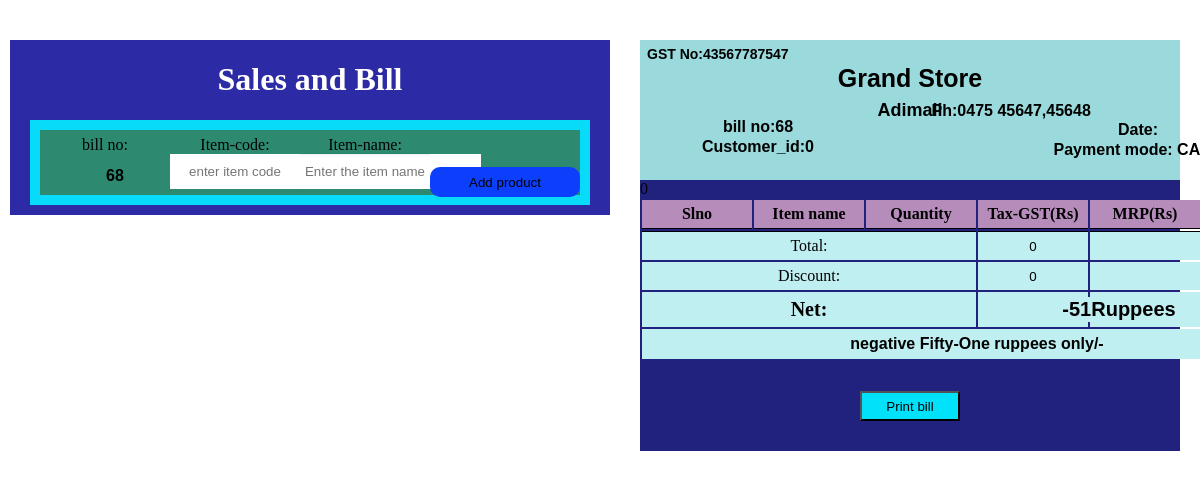
Page /salesandbill.php on the committed database.
### tables this page shows
CREATE TABLE `sales_and_bill` (
  `temp` int(255) NOT NULL,
  `bill_no` int(20) NOT NULL,
  `item_code` int(20) NOT NULL,
  `day` date NOT NULL,
  `item_name` varchar(20) NOT NULL,
  `item_quantity` int(50) NOT NULL,
  `discount` float NOT NULL DEFAULT 0,
  `taxpercentage` float NOT NULL,
  `taxamount` float NOT NULL,
  `mrp` decimal(10,0) NOT NULL,
  `rate` decimal(10,0) NOT NULL,
  `amount` decimal(10,0) NOT NULL,
  `unit` varchar(5) NOT NULL,
  `customer_id` int(255) DEFAULT 0
);

CREATE TABLE `discount` (
  `bill_no` int(11) NOT NULL,
  `day` date NOT NULL,
  `discount` int(11) NOT NULL DEFAULT 0,
  `discount_given` int(11) NOT NULL
);

### salesandbill.php (the view, shortened to what this page needs)
<?php
$day=$_SESSION['day'];
include('connection.php');
	$s="SELECT * FROM sales_and_bill ORDER BY bill_no DESC LIMIT 1";
	$se=mysqli_query($connection,$s);
	$seq=mysqli_fetch_assoc($se);
	$billno=$seq['bill_no'];
$tot="SELECT SUM(amount) AS sum FROM sales_and_bill WHERE day='$day' AND bill_no='$billno';";
$totex=mysqli_query($connection,$tot);
$totexq=mysqli_fetch_assoc($totex);
$temp=$totexq['sum'];
$temp=round($temp,2);
$t11="SELECT SUM(taxamount) AS tax11 FROM sales_and_bill where day='$day' AND bill_no='$billno';";
$m11="SELECT SUM(mrp) AS mrp FROM sales_and_bill where day='$day' AND bill_no='$billno';";
$mydis="SELECT discount from discount where bill_no='$billno';";
$mydisco=mysqli_query($connection,$mydis);
$mydisco1=mysqli_fetch_assoc($mydisco);
$mydiscount1=$mydisco1['discount'];
$ta11=mysqli_query($connection,$t11);
$mr11=mysqli_query($connection,$m11);
$tax11=mysqli_fetch_assoc($ta11);
$mrp11=mysqli_fetch_assoc($mr11);
$taxnet=$tax11['tax11'];
$taxnet=round($taxnet,2);
$mrpnet=$mrp11['mrp'];
$Netsum=$temp-$mydiscount1;
$Netsum=round($Netsum,3);
$temp=round($temp,2);
if(floor($Netsum)!=$Netsum)
{
	$extend=' paise';
}
else
{
	$extend=' ruppees';
}
function convert_number_to_words($Netsum) {
 $hyphen      = '-';
    $negative    = 'negative ';
    $dictionary  = array(
        0                   => 'Zero',
        1                   => 'One',
        2                   => 'Two',
        3                   => 'Three',
        4                   => 'Four',
        5                   => 'Five',
        6                   => 'Six',
        7                   => 'Seven',
        8                   => 'Eight',
        9                   => 'Nine',
        10                  => 'Ten',
        11                  => 'Eleven',
        12                  => 'Twelve',
        13                  => 'Thirteen',
        14                  => 'Fourteen',
        15                  => 'Fifteen',
        16                  => 'Sixteen',
        17                  => 'Seventeen',
        18                  => 'Eighteen',
        19                  => 'Nineteen',
        20                  => 'Twenty',
        30                  => 'Thirty',
        40                  => 'Fourty',
        50                  => 'Fifty',
        60                  => 'Sixty',
        70                  => 'Seventy',
        80                  => 'Eighty',
        90                  => 'Ninety',
        100                 => 'Hundred',
        1000                => 'Thousand',
        1000000             => 'Million',
        1000000000          => 'Billion',
        1000000000000       => 'Trillion',
        1000000000000000    => 'Quadrillion',
        1000000000000000000 => 'Quintillion'
    );
   $number=$Netsum;
    if ($number < 0) {
        return $negative . convert_number_to_words(abs($number));
    }
    $string = $fraction = null;
    switch (true) {
        case $number < 100:
            $tens   = ((int) ($number / 10)) * 10;
            $units  = $number % 10;
            $string = $dictionary[$tens];
            if ($units) {
                $string .= $hyphen . $dictionary[$units];
            }
            break;
    }
    return  $string;
}
?>
<head>
</head>
<body onmousemove='sum();' >
	<form method='post' action='#' >
<div class='alla'>
		<h1><center>Sales and Bill</center></h1>
<div class='containeraa'>
		<div class='boxa' id="boxa"><label>bill no:</label><br/><input type='text' class='inba' name='bill_no' readonly='' value="<?php echo $billno; ?>" id="billno"/></div>
		<div class="boxa"><label>Item-code:</label><br/><input type="text" class='inba' name='id' id='my' autocomplete="off" placeholder="enter item code"></div>
		<div class='boxa'><label>Item-name:</label><br/>
			<input type="text" name="item_name" class="typeahead tt-query" autocomplete="off" spellcheck="false" placeholder="Enter the item name" id="my">
		</div>
		<div class='boxa'><input type='submit' id='go' value='Add product'></div>
</div>
	<div class='bill'>
		<div class="billbox">
	<input type="text" value="GST No:43567787547" id="billgst" readonly=""><br>
	<input type="text" value="Grand Store" id="billtitle" readonly=""><br>
	<input type="text" id="billad" readonly="" value="Adimali">
	<input type="text" value="Ph:0475 45647,45648" id="billph"><br>
	<input type="text" id="billno" value="bill no:<?php echo $billno;?>" readonly="">
	<input type="text" id="billdate" value="Date:<?php echo $day;?>" readonly=""><br>
	<?php
	if(isset($_SESSION['daily_id']))
		echo "<input type='text' id='billno' value=Customer_id:".$_SESSION['daily_id']." readonly=''>";
	else
		echo"<input type='text' id='billno' value='Customer_id:0' readonly=''>";
	?>
	<input type="text" id="billdate" value="Payment mode: CASH" readonly="">
</div>
		<div class="container">
	<table style="width 100px;"  cellspacing="" cellpadding="5">
		<tr>
			<th id="hed">Slno</th>
			<th id="hed">Item name</th>
			<th id="hed">Quantity</th>
			<th id="hed">Tax-GST(Rs)</th>
			<th id="hed">MRP(Rs)</th>
		</tr>
		<?php
		if(isset($_SESSION['daily_id'])&&$_SESSION['daily_id']!=0)
		{
			if($temp>1000&&$temp<5000)
			{
				$mydiscount=($temp*3/100);
				$du="UPDATE discount SET discount='$mydiscount' where bill_no='$billno';";
				$deu=mysqli_query($connection,$du);
			}
			elseif($temp>=5000&&$_SESSION['daily_id']!=0)
			{
				$mydiscount=$temp*6/100;
				$du="UPDATE discount SET discount='$mydiscount' where bill_no='$billno';";
				$deu=mysqli_query($connection,$du);
			}
			else
			{
				$mydiscount=0;
			}
		}
		else
		{
			$mydiscount=0;
		}
		?>
		 <tr >
				<td colspan='3' id='gross11' >Total:</td>
				<td id='gross11'><input type='text' id='gross' readonly='' value="<?php echo $taxnet ?>"></td>
				<td id='gross11'><input type='text'  id='gross' readonly='' value="<?php echo $mrpnet ?>"></td>
		</tr>
		<tr><td colspan="3" id="gross1">Discount:</td>
			<td id='gross1'><input type='text' id='gross' readonly='' value="<?php echo $mydiscount ?>"></td>
			<td colspan="3" id="gross1"></td>
		</tr>
		<tr>
			<td colspan="3" id="grt">Net:</td>
			<td id='grt'><input type="text" readonly="" id="grt" value="<?php echo$Netsum ?>Ruppees"></td>
		</tr>
		<tr>
			<td colspan="7" id="grt"><input type="text" id="words" readonly="" value="<?php echo convert_number_to_words($Netsum).$extend." only/-";?>"></td>
		</tr>
</table>
		<div class='blockbill'>
	    <div class='buttona'><input type='submit' value='Print bill' id='print' name='print' /></div>
</div>
</div>
</div>
</body>
</html>

### salesandbill.php (style rules this page uses)
body { background: white; }
h1,h2 { color: white; }
th { border-bottom: 1px solid black; }
.alla { position: absolute; top: 5%; left: 10px; width: 50%; background-color: #2C2AA4; }
.containeraa { position: relative; top: 10%; width: 90%; padding: 10px; margin: 10px auto; background: #08DAFA; display: flex; flex-direction: row; justify-content: center; }
.boxa { width: 200px; height: 65px; align-content: center; background:#2D8A71; margin: 0px; transition: .1s; text-align: center; }
.buttona { width: 200px; height: 30px; align-content: center; background:none; margin: 10px; transition: .1s; text-align: center; }
.blockbill { position: relative; top: 10%; width: 90%; padding: 10px; margin: 10px auto; background: none; display: flex; flex-direction: row; justify-content: center; }
.inba { border width: 1px solid #CD4FB8; text-align: center; width: 90%; height: 55%; }
#go { position: relative; top: 20px; width: 150px; height: 30px; background: #0B3FFB; outline: none; border-radius: 10px; border-width: 0; }
.bill { position: absolute; top: 0%; left: 105%; width: 90%; background: #20227E; justify-content: center; }
td { text-align: center; width: 100px; }
#hed { background: #B68CBB; color: black; width: 100px; }
td { background:#5BEBEB; padding: 5px; justify-content: center; }
#gross { border-width: 0; background: none ; width: 100%; outline: none; text-align: center; justify-content: center; }
#gross1 { background: #C0EFF1; }
#gross11 { background: #C0EFF1; border-top: 1px solid black; }
#grt { background: #C0EFF1; text-align: center; font-size: 20px; font-weight: bold; border: none; }
#words { background: #C0EFF1; text-align: center; font-size: 16px; font-weight: bold; border: none; width: 500px; }
table { table-layout: fixed; width: 100%; text-align: center; }
.container { width: 100%; }
tr { border: none; }
.boxa input[type=text] { height: 35px; border: none; }
#my { width: 100%; height: 35px; text-align: center; background-color: white; }
.typeahead { background-color: white; }
.tt-query { box-shadow: 0 1px 1px rgba(0, 0, 0, 0.075) inset; }
.billbox { width: 100%; height: 140px; background: #9ADADC; }
#billgst { position: relative; top: 5px; left: 5px; background: none; border: none; font-weight: bold; font-size: 14px; }
#billtitle { position: relative; width: 40%; top: 5px; left: 30%; background: none; font-weight: bolder; font-size: 25px; text-align: center; border: none; }
#billph { position: relative; width: 50%; top: 10px; left: 3%; background: none; border: none; font-size: 16px; font-weight: bold; text-align: center; }
#billad { position: relative; width: 40%; top: 10px; left: 30%; background: none; border: none; font-size: 18px; font-weight: bold; text-align: center; }
#billno { position: relative; width: 40%; top: 5px; left: 10px; background: none; border: none; font-size: 16px; font-weight: bold; text-align: center; }
#billdate { position: relative; width: 40%; top: 8px; left: 170px; background: none; border: none; font-size: 16px; font-weight: bold; text-align: center; }
#print { width: 100px; height: 30px; background: #02E1FA; }

### rows in the picture
sales_and_bill: bill_no "68", bill_no "bill no:68"
discount: discount "-51Ruppees", discount "negative Fifty-One ruppees only/-"
